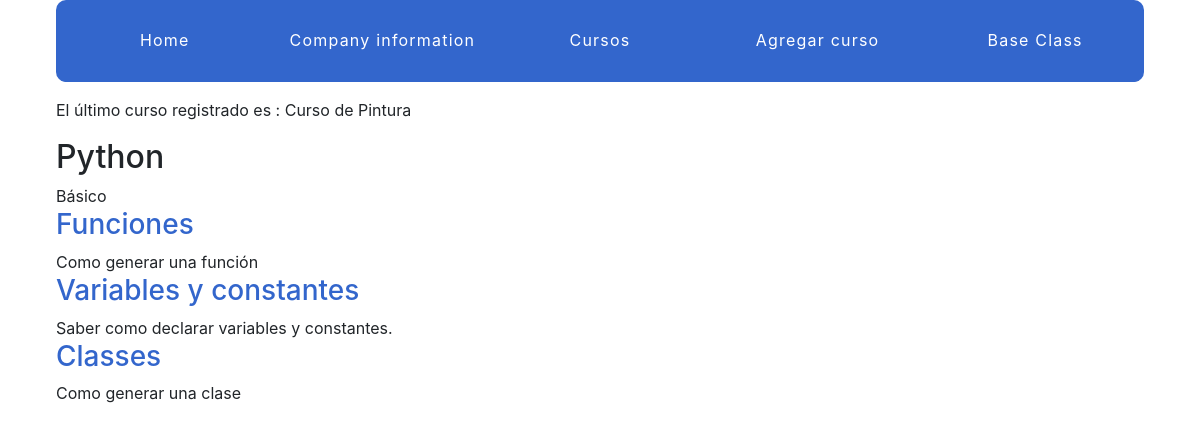
Screenshot of /firstApp/2/ with the database file from the repository.
### firstApp/models.py (models this page shows, shortened)
class Course(models.Model):
    created_at = models.DateTimeField(auto_now_add=True)
    title = models.CharField(max_length=255)
    description = models.TextField()
    def __str__(self):
        return self.title

class Lesson(models.Model):
    title = models.CharField(max_length=255)
    description = models.TextField()
    content = models.TextField(blank=True, default='')
    order = models.IntegerField(default=0)
    course =  models.ForeignKey(Course, on_delete=models.CASCADE)
    class Meta:
        ordering = ['order',]

### firstApp/views.py (the view)
# urls.py: path('<int:pk>/', views.course_detail, name = "detail"),
def course_detail(request, pk):
    course = get_object_or_404(Course, pk=pk)
    return render(request, 'firstApp/course_detail.html', {'course': course})

### firstApp/templatetags/firstApp_extras.py (called while the page is built)
@register.simple_tag
def last_course():
    return Course.objects.latest('created_at')

### firstApp/templates/firstApp/course_detail.html (shortened to what this page needs)
{% extends "layout.html" %}
{% block content %}
<article>
    <h2>
        {{ course.title }}
    </h2>
    {{ course.description}}
    <section>
            {% for lesson in course.lesson_set.all %}
            <h3>
                <a href="{% url 'firstApp:lesson_detail' course_pk=lesson.course.pk lesson_pk=lesson.pk%}">{{ lesson.title }} </a>
            </h3>
            {{lesson.description}}
            {% endfor %}
    </section>
</article>
{% endblock %}

### projectouno/templates/layout.html (shortened to what this page needs)
{% load static from staticfiles%}
{% load firstApp_extras %}
<!DOCTYPE html>
<html lang="es">
<head>
    <link rel="stylesheet" href="https://stackpath.bootstrapcdn.com/bootstrap/4.1.3/css/bootstrap.min.css">
    <link rel="stylesheet" href="{% static 'css/layout.css' %}">
</head>
<body>
    <div class="site-container">
        <nav>
            <a href="{% url 'home' %}">Home</a>
            <a href="{% url 'company_information' %}">Company information</a>
            <a href="{% url 'firstApp:list' %}">Cursos</a>
            <a href="{% url 'firstApp:courses_name' %}">Agregar curso</a>
            <a href="{% url 'articles:article-list' %}">Base Class</a>
        </nav>
        <p>El último curso registrado es : {% last_course %}</p>
        {% block content %}{% endblock %}
    </div>
</body>
</html>

### assets/css/layout.css (style rules this page uses)
html { box-sizing: border-box; }
*, *::after, *::before { box-sizing: inherit; }
.site-container { max-width: 68em; margin-left: auto; margin-right: auto; }
.site-container::after { clear: both; content: ""; display: table; }
.site-container nav { width: 100%; display: table; width: 100%; table-layout: fixed; border-bottom-left-radius: 10px; border-bottom-right-radius: 10px; border-top-left-radius: 10px; border-top-right-radius: 10px; border-bottom-left-radius: 10px; border-top-left-radius: 10px; border-bottom-right-radius: 10px; border-top-right-radius: 10px; background-color: #3366CC; margin-bottom: 1em; overflow: hidden; }
.site-container nav a { display: table-cell; width: 8.33333%; padding: 10px; border-bottom: 2px solid #3366CC; color: #FFFFFF; letter-spacing: 0.075em; line-height: 60px; text-align: center; text-decoration: none; }
article h2 a, article h3 a { color: #3366CC; text-decoration: none; }

### rows the page displays
Course: title "Curso de Pintura"
Course: title "Python", description "Básico"
Lesson: title "Funciones", description "Como generar una función"
Lesson: title "Variables y constantes", description "Saber como declarar variables y constantes."
Lesson: title "Classes", description "Como generar una clase"
